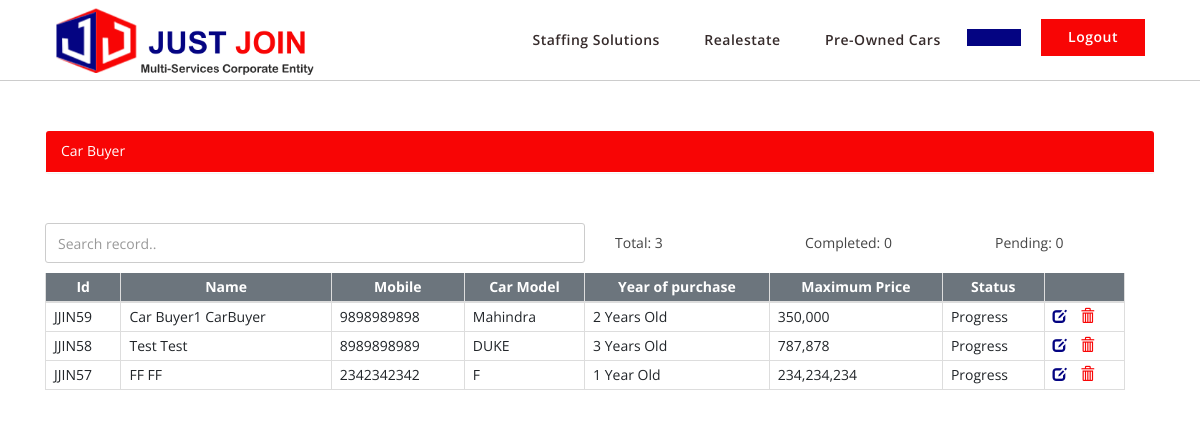
The page /dashboard/ad/cb/adcb-dashboard.php on the database its author committed.
### tables this page shows
CREATE TABLE `car_buyer` (
  `id` int(255) NOT NULL,
  `fname` varchar(255) NOT NULL,
  `lname` varchar(255) NOT NULL,
  `phone_number` varchar(255) NOT NULL,
  `aadhar` varchar(255) NOT NULL,
  `model` varchar(255) NOT NULL,
  `fuel_type` varchar(255) NOT NULL,
  `kilometers` varchar(255) NOT NULL,
  `purchase_year` varchar(255) NOT NULL,
  `submit_date` varchar(255) NOT NULL,
  `min_price` varchar(255) NOT NULL,
  `max_price` varchar(255) NOT NULL,
  `employee_status` varchar(255) NOT NULL DEFAULT 'Progress',
  `reached` varchar(255) NOT NULL DEFAULT 'Not Reached',
  `paid` varchar(255) NOT NULL DEFAULT 'Unpaid',
  `employee_comment` varchar(255) DEFAULT NULL,
  `read_record` int(100) NOT NULL DEFAULT '0'
);

### dashboard/ad/cb/adcb-dashboard.php (the view, shortened to what this page needs)
<?php
include '../../../snippets/conn.php';
?>
<!DOCTYPE html>
<html lang="en">
<head>
    <link href="../../../assets/vendor/bootstrap/css/bootstrap.min.css" rel="stylesheet">
    <link href="../../../assets/vendor/icofont/icofont.min.css" rel="stylesheet">
    <link href="../../../assets/vendor/boxicons/css/boxicons.min.css" rel="stylesheet">
    <link rel="stylesheet" href="https://maxcdn.bootstrapcdn.com/bootstrap/3.4.0/css/bootstrap.min.css">
    <link href="../../../assets/css/style.css" rel="stylesheet">
</head>
<body>
    <header id="header" class="fixed-top ">
        <div class="container d-flex align-items-center">
            <h1 class="logo mr-auto"><a href="../../../index.html"><img src="../../../assets/img/logo-trim.png"></a></h1>
                 <nav class="nav-menu d-none d-lg-block">
                    <ul>
                      <li class="drop-down scrolltoDrop"><a href="#">Staffing Solutions</a>
                      </li>
                      <li class="drop-down scrolltoDrop"><a href="#">Realestate</a>
                      </li>
                      <li class="drop-down scrolltoDrop"><a href="#">Pre-Owned Cars</a>
                      </li>
                      <li class="pt-0 pl-0"> <a href="javascript:void(0)" class="employer-btn scrollto"><?php echo $_SESSION["username"]?></a></li>
                      <li class="pt-0 pl-0"><a href = "../../../snippets/logout.php" class="employee-btn scrollto">Logout</a></li>
                     </ul>
                 </nav>
        </div>
    </header>
    <div class="container pt-130">
        <div class="panel employee-panel-primary">
             <div class="panel-heading">Car Buyer </div>
        </div>
    </div>
    <?php
        $sql = "SELECT * FROM car_buyer ORDER BY id DESC";
        $result = $conn->query($sql);
        $rowsCount = mysqli_num_rows($result);
        if ($result->num_rows > 0) {
            $sqlActive = "SELECT * FROM car_buyer WHERE employee_status = 'Active'";
            $activeResult = $conn->query($sqlActive);
            $activeTotal = mysqli_num_rows($activeResult);
            if ($activeResult->num_rows > 0){
                $len = $activeTotal;
            }
            else{
                $len = 0;
            }
            $sqlInActive = "SELECT * FROM car_buyer WHERE employee_status = 'In Active'";
            $inActiveResult = $conn->query($sqlInActive);
            $inActiveTotal = mysqli_num_rows($inActiveResult);
            if ($inActiveResult->num_rows > 0){
                $inLen = $inActiveTotal;
            }
            else{
                $inLen = 0;
            }
    ?>
    <section class="container">
        <div class="row">
            <div class="col-md-6 col-xs-12">
            <div class="form-outline">
                <input type="search" id="search_key" class="form-control" placeholder="Search record.."
                aria-label="Search" />
            </div>
            </div>
            <div class="col-md-2 col-xs-4 d-flex align-items-center">
                <div class="total">Total: <?php echo $rowsCount;?></div>
            </div>
            <div class="col-md-2 col-xs-4 d-flex align-items-center">
                <div class="total">Completed: <?php echo $len?></div>
            </div>
            <div class="col-md-2 col-xs-4 d-flex align-items-center">
                <div class="total">Pending: <?php echo $inLen?></div>
            </div>
        </div>
        <div class="row block">
            <div class="col-lg-12 table-responsive bg-white rounded" id="table_container">
                <table class="table table-bordered" id="table_main">
                        <thead>
                            <tr class="table-info table-th-blue">
                            <th>Id</th>
                            <th>Name</th>
                            <th>Mobile</th>
                            <th>Car Model</th>
                            <th>Year of purchase</th>
                            <th>Maximum Price</th>
                            <th>Status</th>
                            <th>&nbsp;</th>
                            </tr>
                        </thead>
                        <tbody id="tbody">
                        <?php
                                while($row = $result->fetch_assoc()) {
                                    echo ' <tr>
                                        <td> JJIN'.$row["id"].'</td>
                                        <td>'.$row["fname"].' '.$row["lname"].'</td>
                                        <td>'.$row["phone_number"].'</td>
                                        <td>'.$row["model"].'</td>
                                        <td>'.$row["purchase_year"].'</td>
                                        <td>'.$row["max_price"].'</td>
                                        <td>'.$row["employee_status"].'</td>
                                        <td><a href="javascript:void(0)" class="pr-3" onclick="return edit('.$row["id"].');"><span class="glyphicon glyphicon-edit blue-color"></span></a>
                                        <a href="javascript:void(0)" class="" onclick="return del('.$row["id"].');">
                                        <span class="glyphicon glyphicon-trash red-color"></span>
                                        </a></td>
                                        </tr>';
                                }
                            } else {
                                echo "0 results";
                            }
                            ?>
                        </tbody>
                    </table>
                </div>
            </div>
        </section>
</body>
</html>

### assets/css/style.css (style rules this page uses)
body { font-family: "Open Sans", sans-serif; color: #444444; }
.pt-130 { padding-top:130px; }
.table .table-info th { color: #fff;text-align: center; }
.table { margin-bottom:0px; }
.bg-white { background: #fff; }
.form-control, .btn { min-height: 38px; border-radius: 2px; }
.blue-color { color: #040482; }
.red-color { color: #f80505; }
table .table-th-blue th, .bg-blue { background: #6c757d !important; }
.form-control { height: 40px; box-shadow: none; color: #969fa4; }
.form-control, .btn { border-radius: 3px; }
.employee-panel-primary>.panel-heading { color: #fff; background-color: #f80505; border-color: #f80505; }
a { color: #47b2e4; }
h1, h2, h3, h4, h5, h6 { font-family: "Open Sans", sans-serif; }
#header { transition: all 0.5s; z-index: 997; padding: 0px; background: #fff; border-bottom: 1px solid #ccc; }
#header .logo { font-size: 30px; margin: 0; padding: 0; line-height: 1; font-weight: 500; letter-spacing: 2px; text-transform: uppercase; }
#header .logo a { color: #fff; }
#header .logo img { max-height: 80px; }
.nav-menu ul { margin: 0; padding: 0; list-style: none; }
.nav-menu > ul { display: flex; align-items: center; }
.nav-menu > ul > li { position: relative; white-space: nowrap; padding: 5px 0 5px 28px; }
.nav-menu a { display: block; position: relative; color: #362b2b; transition: 0.3s; font-size: 14px; letter-spacing: 0.5px; font-weight: 600; font-family: "Open Sans", sans-serif; }
.nav-menu .drop-down > a:after { content: "\ea99"; font-family: IcoFont; padding-left: 5px; }
li .employee-btn, li .employer-btn,li .employee-btn:hover, li .employer-btn:hover { color:#fff !important;text-decoration: none; }
.employer-btn { margin-left: 10px; margin-right: 10px; color: #fff; padding: 6px 25px 7px 25px; white-space: nowrap; transition: 0.3s; font-size: 14px; display: inline-block; border: 2px solid #040482; background:#040482; font-weight: 600; }
.employee-btn, .download-file { margin-left: 10px; margin-right: 10px; color: #fff; padding: 6px 25px 7px 25px; white-space: nowrap; transition: 0.3s; font-size: 14px; display: inline-block; border: 2px solid #f80505; background:#f80505; font-weight: 600; }
.mobile-nav { position: fixed; top: 55px; right: 15px; bottom: 15px; left: 15px; z-index: 9999; overflow-y: auto; background: #fff; transition: ease-in-out 0.2s; opacity: 0; visibility: hidden; border-radius: 10px; padding: 10px 0; }
.mobile-nav * { margin: 0; padding: 0; list-style: none; }
.mobile-nav a { display: block; position: relative; color: #37517e; padding: 10px 20px; font-weight: 500; outline: none; text-align: left !important; border-bottom : 1px dotted #ccc; }
.mobile-nav a.employee-btn,.mobile-nav a.employer-btn { color:#fff; }
.mobile-nav .drop-down > a:after { content: "\ea99"; font-family: IcoFont; padding-left: 10px; position: absolute; right: 15px; }
.mobile-nav .drop-down > a { padding-right: 35px; }
section { padding: 30px 0; overflow: hidden; }
.mr-auto { margin-right: auto !important; }
.total { margin-bottom: 10px; }
.table>tbody>tr>td, .table>tbody>tr>th, .table>tfoot>tr>td, .table>tfoot>tr>th, .table>thead>tr>td, .table>thead>tr>th { padding: 4px 8px !important; }

### dashboard/ad/cb/adcb-dashboard.php (style rules this page uses)
.block { width: 100%; }
.pt-0 { padding-top: 0 !important; }
#search_key { margin-bottom: 10px }

### rows shown on the page
car_buyer: id "59", fname "Car Buyer1", lname "CarBuyer", phone_number "9898989898", model "Mahindra", purchase_year "2 Years Old", max_price "350,000", employee_status "Progress"
car_buyer: id "58", fname "Test", lname "Test", phone_number "8989898989", model "DUKE", purchase_year "3 Years Old", max_price "787,878", employee_status "Progress"
car_buyer: id "57", fname "FF", lname "FF", phone_number "2342342342", model "F", purchase_year "1 Year Old", max_price "234,234,234", employee_status "Progress"

### other values the page prints
$rowsCount "3"
$len "0"
$inLen "0"
